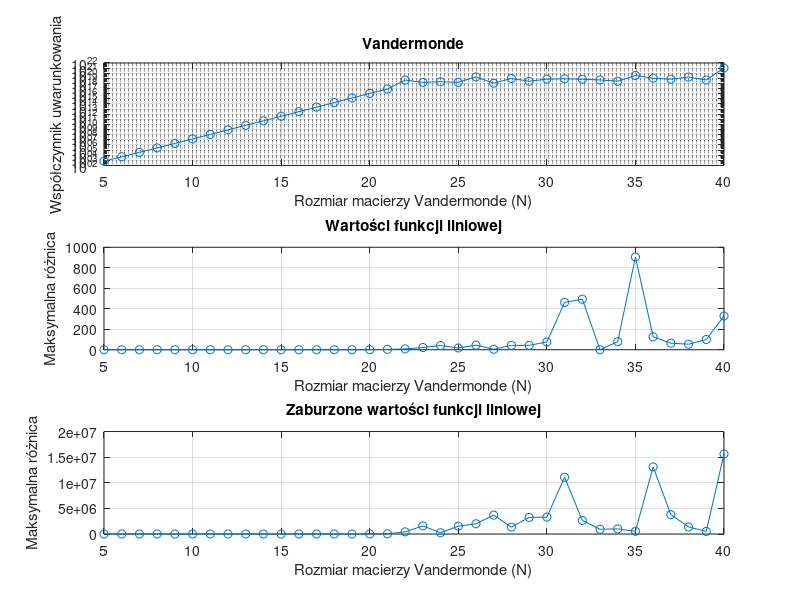

This chart was generated by the following MATLAB code:
function [matrix_condition_numbers, max_coefficients_difference_1, max_coefficients_difference_2] = zadanie3()
% Zwracane są trzy wektory wierszowe:
% matrix_condition_numbers - współczynniki uwarunkowania badanych macierzy Vandermonde
% max_coefficients_difference_1 - maksymalna różnica między referencyjnymi a obliczonymi współczynnikami wielomianu,
%       gdy b zawiera wartości funkcji liniowej
% max_coefficients_difference_2 - maksymalna różnica między referencyjnymi a obliczonymi współczynnikami wielomianu,
%       gdy b zawiera zaburzone wartości funkcji liniowej
    N = 5:40;
    matrix_condition_numbers = zeros(1, length(N));
    for i = 1:length(N)
        V = vandermonde_matrix(N(i));
        matrix_condition_numbers(i) = cond(V);
    end

    a1 = randi([20,30]);
    max_coefficients_difference_1 = zeros(1, length(N));
    for i = 1:length(N)
        ni = N(i);
        V = vandermonde_matrix(ni);
        b = linspace(0,a1,ni)';
        reference_coefficients = [ 0; a1; zeros(ni-2,1) ]; 
        calculated_coefficients = V \ b;
        max_coefficients_difference_1(i) = max(abs(calculated_coefficients-reference_coefficients));
    end

    max_coefficients_difference_2 = zeros(1, length(N));
    for i = 1:length(N)
        ni = N(i);
        V = vandermonde_matrix(ni);
        b = linspace(0,a1,ni)' + rand(ni,1)*1e-10; 
        reference_coefficients = [ 0; a1; zeros(ni-2,1) ]; 
        calculated_coefficients = V \ b;
        max_coefficients_difference_2(i) = max(abs(calculated_coefficients-reference_coefficients));
    end


    figure;

    subplot(3,1,1);
    semilogy(N, matrix_condition_numbers, '-o');
    title('Vandermonde');
    xlabel('Rozmiar macierzy Vandermonde (N)');
    ylabel('Współczynnik uwarunkowania');
    grid on;

    subplot(3,1,2);
    plot(N, max_coefficients_difference_1, '-o');
    title('Wartości funkcji liniowej');
    xlabel('Rozmiar macierzy Vandermonde (N)');
    ylabel('Maksymalna różnica');
    grid on;

    subplot(3,1,3);
    plot(N, max_coefficients_difference_2, '-o');
    title('Zaburzone wartości funkcji liniowej');
    xlabel('Rozmiar macierzy Vandermonde (N)');
    ylabel('Maksymalna różnica');
    grid on;

    saveas(gcf, 'zadanie3.png');

for i = 1:length(N)
    ni = N(i);
    V = vandermonde_matrix(ni);
    
    b = linspace(0,a1,ni)' + rand(ni,1)*1e-10;
    reference_coefficients = [ 0; a1; zeros(ni-2,1) ]; 
    
    calculated_coefficients = V \ b;
    
    max_coefficients_difference_2(i) = max(abs(calculated_coefficients-reference_coefficients));
end

end

function V = vandermonde_matrix(N)
x = linspace(0, 1, N);
    V = zeros(N, N);
    for i = 1:N
        V(:, i) = x.^(i-1);
    end
end